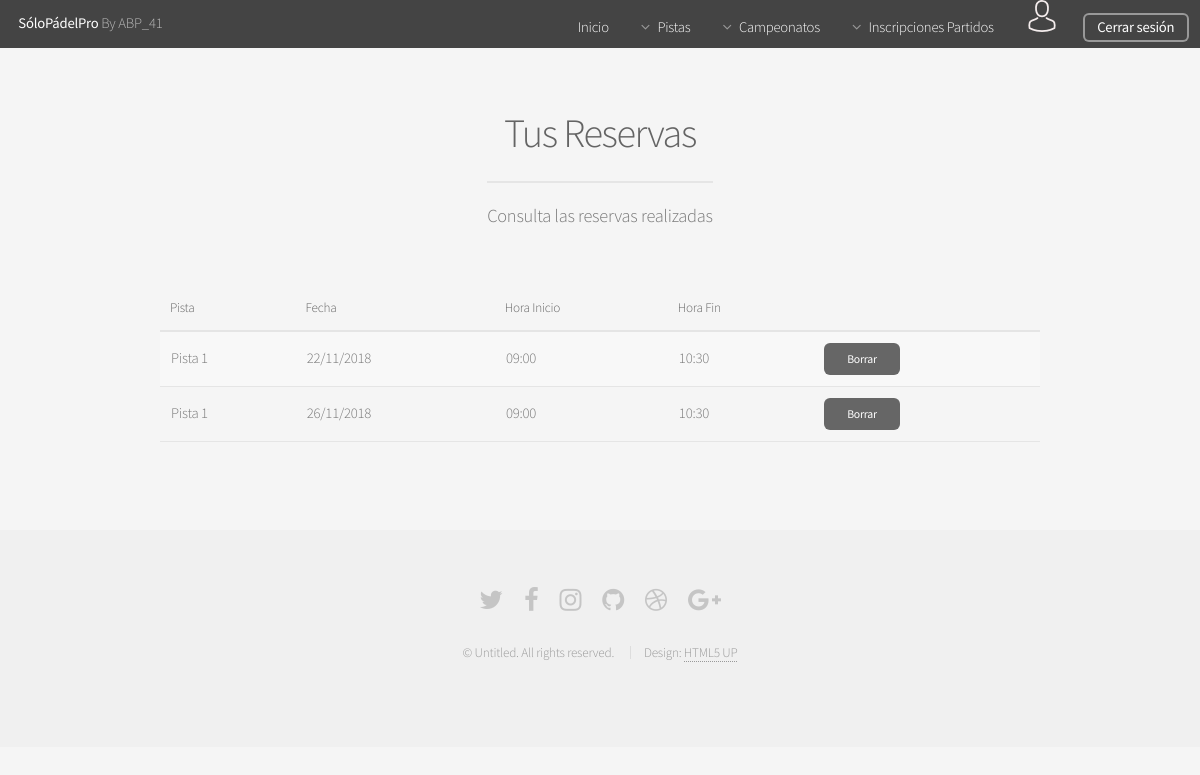
The app's page /Controllers/RESERVAR_PISTA_Controller.php?action=SHOW_RESERVAS (signed in) with its own data.
### tables this page shows
CREATE TABLE IF NOT EXISTS RESERVA(
  ID int(225) AUTO_INCREMENT NOT NULL ,
  USUARIO_LOGIN varchar(25) NOT NULL,
  PISTA_ID int(225) NOT NULL,
  FECHA date NOT NULL,
  HORARIO_ID int(225) NOT NULL,
  PRIMARY KEY(ID),
  FOREIGN KEY (USUARIO_LOGIN) REFERENCES USUARIO (LOGIN) ON DELETE CASCADE,
  FOREIGN KEY (PISTA_ID) REFERENCES PISTA (ID) ON DELETE CASCADE,
  FOREIGN KEY (HORARIO_ID) REFERENCES HORARIO (ID) ON DELETE CASCADE
);

CREATE TABLE IF NOT EXISTS PISTA(
  ID int(225) AUTO_INCREMENT NOT NULL ,
  NOMBRE varchar(25) NOT NULL,
  TIPO varchar(25) NOT NULL,
  PRIMARY KEY(ID)
);

CREATE TABLE IF NOT EXISTS HORARIO(
  ID int(225) AUTO_INCREMENT NOT NULL,
  HORA_INICIO time NOT NULL,
  HORA_FIN time NOT NULL,
  PRIMARY KEY(ID)
);

### Controllers/RESERVAR_PISTA_Controller.php (called while the page is built, shortened)
<?php
include '../Models/RESERVA_Model.php';
include '../Views/RESERVAR_PISTA/RESERVAR_PISTA_SHOWALL_View.php';
if(isset($_REQUEST["action"]))  {
  $action = $_REQUEST["action"];
}else{
  $action = '';
}
switch ($action) {
  case 'SHOW_RESERVAS':
  $RESERVA = new RESERVA_Model('','','','','');
  if($_SESSION["rol"] == 'ADMIN'){
    $reservas = $RESERVA->SHOWALL_Login($_SESSION['login']);
  }
  else{
    $reservas = $RESERVA->SHOWALL_Login($_SESSION['login']);
  }
  new SHOW_RESERVAS($reservas, '../Controllers/RESERVAR_PISTA_Controller.php');
  break;
}
?>

### Functions/Authentication.php (called while the page is built)
<?php
function IsAuthenticated(){
	if (!isset($_SESSION['login'])){
		return false;
	}
	else{
		return true;
	}
}
?>

### Models/RESERVA_Model.php (called while the page is built, shortened)
<?php
class RESERVA_Model{
    var $mensaje;
    var $mysqli;
    function __construct($id,$fecha,$user_login,$pista_ID,$horario_ID){
        include_once '../Functions/Access_DB.php';
        $this->mysqli = ConnectDB();
    }
		function SHOWALL_Login($login){
			if($_SESSION["rol"] == 'ADMIN'){
				$sql = "SELECT P.NOMBRE, R.FECHA, R.ID, R.USUARIO_LOGIN, H.HORA_INICIO, H.HORA_FIN FROM RESERVA R, PISTA P, HORARIO H WHERE (R.PISTA_ID=P.ID) AND (R.HORARIO_ID=H.ID) ORDER BY R.FECHA, H.HORA_INICIO, P.ID";
			}
			else{
			$sql = "SELECT P.NOMBRE, R.FECHA, R.ID, R.USUARIO_LOGIN, H.HORA_INICIO, H.HORA_FIN FROM RESERVA R, PISTA P, HORARIO H WHERE (USUARIO_LOGIN = '$login') AND (R.PISTA_ID=P.ID) AND (R.HORARIO_ID=H.ID) ORDER BY R.FECHA, H.HORA_INICIO, P.ID";
		}
		  if (!($resultado = $this->mysqli->query($sql))){
            $this->mensaje['mensaje'] =  'ERROR: Fallo en la consulta sobre la base de datos';
            return $this->mensaje;
        }
        else{
            return $resultado;
        }
    }
}
?>

### Functions/Access_DB.php (called while the page is built, shortened)
<?php
function ConnectDB(){
   $conexion = mysqli_connect("localhost", "abp41", "abp41", "ABP") or (new MESSAGE('ERROR: No se ha podido conectar con la base de datos', '../index.php'));
 if ($conexion->connect_errno) {
    	return false;
 }else{
 	return $conexion;
 }
}
?>

### Views/RESERVAR_PISTA/RESERVAR_PISTA_SHOWALL_View.php (the view, shortened to what this page needs)
<?php
class SHOW_RESERVAS{
	var $tuplas;
	function __construct($tuplas){
		$this->tuplas = $tuplas;
		$this->render();
	}
	function render(){
		include '../Views/HEADER_View.php';
		?>
		<section id="main" class="container">
			<header>
				<?php
				if($_SESSION["rol"] == 'ADMIN'){
					?>
					<h2>Todas las Reservas</h2>
					<?php
				}
				else {
					?>
					<h2>Tus Reservas</h2>
					<?php
				}
				?>
				<p>Consulta las reservas realizadas</p>
			</header>
			<div class="table-wrapper">
				<table>
					<thead >
						<tr>
							<th>Pista</th>
							<th>Fecha</th>
							<th>Hora Inicio</th>
							<th>Hora Fin</th>
						</tr>
					</thead>
					<tbody>
						<?php
						if($this->tuplas <> NULL){
							while($row = mysqli_fetch_array($this->tuplas)){
								$fecha = explode("-", $row['FECHA']);
								$hora_inicio = explode(":", $row["HORA_INICIO"]);
								$hora_fin = explode(":", $row["HORA_FIN"]);
								?>
								<tr>
									<td>
										<?=$row['NOMBRE']?>
									</td>
									<td>
										<?=$fecha[2]."/".$fecha[1]."/".$fecha[0]?>
									</td>
									<td>
										<?=$hora_inicio[0].":".$hora_inicio[1]?>
									</td>
									<td>
										<?=$hora_fin[0].":".$hora_fin[1]?>
									</td>
									<td>
										<a class="button small" href="../Controllers/RESERVAR_PISTA_Controller.php?action=DELETE&reserva_ID=<?=$row['ID']?>">Borrar</a>
									</td>
								</tr>
								<?php
							}
						}
						?>
					</tbody>
				</table>
			</div>
		</section>
		<?php
		include '../Views/FOOTER_View.php';
	}
}
?>

### Views/HEADER_View.php (shortened to what this page needs)
<?php
include_once '../Functions/Authentication.php';
?>
<html>
<head>
  <link rel="stylesheet" href="../assets/css/main.css" />
  <link rel="stylesheet" type="text/css" href="../assets/css/tcal.css" />
</head>
<body class="is-preload">
  <div id="page-wrapper">
    <header id="header">
      <h1><a href="../index.php">SóloPádelPro</a> By ABP_41</h1>
      <nav id="nav">
        <ul>
          <li><a href="../index.php">Inicio</a></li>
          <li>
            <?php
            if(IsAuthenticated()){
              ?>
              <a href="#" class="icon fa-angle-down">Pistas</a>
            </li>
            <li>
              <a class="icon fa-angle-down">Campeonatos</a>
            </li>
            <li>
              <a href="#" class="icon fa-angle-down">Inscripciones Partidos</a>
            </li>
            <li><a href="#" class="class="icon fa-angle-down >
              <input type="image" id="login" src="../Views/images/avatar.png">
            </a>
          </li>
          <li>
            <a href="../Functions/Desconectar.php" class="button">Cerrar sesión</a>
            <?php
          }
          ?>
        </li>
      </ul>
    </nav>
  </header>

### Views/FOOTER_View.php (shortened to what this page needs)
<footer id="footer">
            <ul class="icons">
                <li><a href="#" class="icon fa-twitter"><span class="label">Twitter</span></a></li>
                <li><a href="#" class="icon fa-facebook"><span class="label">Facebook</span></a></li>
                <li><a href="#" class="icon fa-instagram"><span class="label">Instagram</span></a></li>
                <li><a href="#" class="icon fa-github"><span class="label">Github</span></a></li>
                <li><a href="#" class="icon fa-dribbble"><span class="label">Dribbble</span></a></li>
                <li><a href="#" class="icon fa-google-plus"><span class="label">Google+</span></a></li>
            </ul>
            <ul class="copyright">
                <li>&copy; Untitled. All rights reserved.</li>
                <li>Design: <a href="http://html5up.net">HTML5 UP</a></li>
            </ul>
        </footer>
</div>
</body>
</html>

### records on screen
reserva: PISTA_ID.NOMBRE "Pista 1", FECHA "22", FECHA "11", FECHA "2018", HORARIO_ID.HORA_INICIO "09", HORARIO_ID.HORA_INICIO "00", HORARIO_ID.HORA_FIN "10", HORARIO_ID.HORA_FIN "30"
reserva: PISTA_ID.NOMBRE "Pista 1", FECHA "26", FECHA "11", FECHA "2018", HORARIO_ID.HORA_INICIO "09", HORARIO_ID.HORA_INICIO "00", HORARIO_ID.HORA_FIN "10", HORARIO_ID.HORA_FIN "30"
